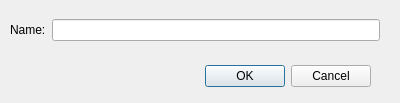
<?xml version="1.0" encoding="UTF-8"?>
<ui version="4.0">
 <class>GetNameDialog</class>
 <widget class="QDialog" name="GetNameDialog">
  <property name="geometry">
   <rect>
    <x>0</x>
    <y>0</y>
    <width>400</width>
    <height>103</height>
   </rect>
  </property>
  <property name="windowTitle">
   <string>Set Name</string>
  </property>
  <widget class="QDialogButtonBox" name="buttonBox">
   <property name="geometry">
    <rect>
     <x>30</x>
     <y>60</y>
     <width>341</width>
     <height>32</height>
    </rect>
   </property>
   <property name="orientation">
    <enum>Qt::Horizontal</enum>
   </property>
   <property name="standardButtons">
    <set>QDialogButtonBox::Cancel|QDialogButtonBox::Ok</set>
   </property>
  </widget>
  <widget class="QWidget" name="horizontalLayoutWidget">
   <property name="geometry">
    <rect>
     <x>10</x>
     <y>10</y>
     <width>370</width>
     <height>40</height>
    </rect>
   </property>
   <layout class="QHBoxLayout" name="horizontalLayout">
    <item>
     <widget class="QLabel" name="label">
      <property name="text">
       <string>Name:</string>
      </property>
     </widget>
    </item>
    <item>
     <widget class="QLineEdit" name="lineEdit"/>
    </item>
   </layout>
  </widget>
 </widget>
 <resources/>
 <connections>
  <connection>
   <sender>buttonBox</sender>
   <signal>accepted()</signal>
   <receiver>GetNameDialog</receiver>
   <slot>accept()</slot>
   <hints>
    <hint type="sourcelabel">
     <x>248</x>
     <y>254</y>
    </hint>
    <hint type="destinationlabel">
     <x>157</x>
     <y>274</y>
    </hint>
   </hints>
  </connection>
  <connection>
   <sender>buttonBox</sender>
   <signal>rejected()</signal>
   <receiver>GetNameDialog</receiver>
   <slot>reject()</slot>
   <hints>
    <hint type="sourcelabel">
     <x>316</x>
     <y>260</y>
    </hint>
    <hint type="destinationlabel">
     <x>286</x>
     <y>274</y>
    </hint>
   </hints>
  </connection>
 </connections>
</ui>
